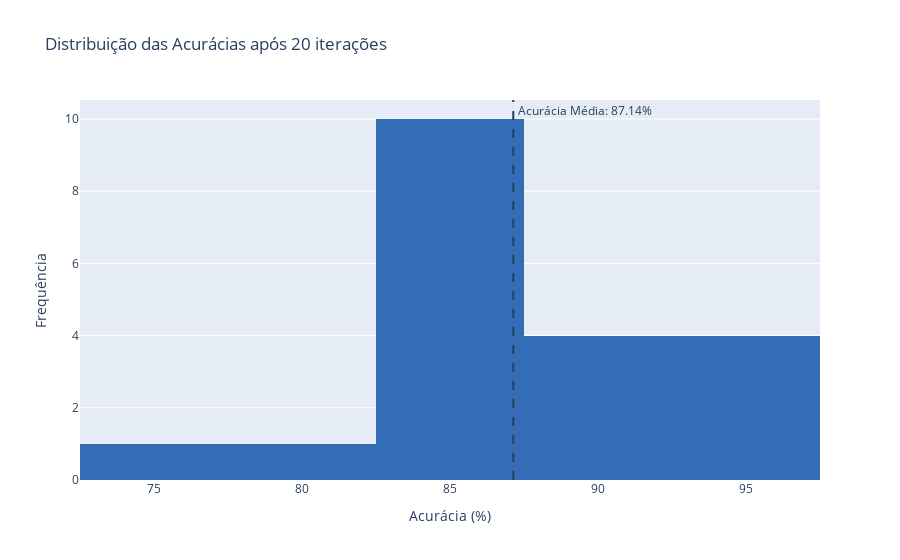

Notebook code cell kept with this figure:
### Code cell
plot_accuracies(tree_res, export=True, filename='tree_acc', path='../figs/metrics')

### Figure 1 — Plotly figure (JSON) as saved in the notebook; plotly's stock layout.template omitted (floating-point values rounded to 4 significant figures)
{"data": [{"marker": {"color": "#346CB5"}, "nbinsx": 5, "type": "histogram", "x": [95.31, 93.75, 75, 89.06, 92.19, 84.38, 84.38, 93.75, 84.13, 80.95, 84.13, 88.89, 87.3, 87.3, 85.71, 87.3, 88.89, 93.65, 82.54, 84.13]}], "layout": {"annotations": [{"showarrow": false, "text": " Acurácia Média: 87.14%", "x": 87.14, "xanchor": "left", "xref": "x", "y": 1, "yanchor": "top", "yref": "y domain"}], "autosize": true, "shapes": [{"line": {"dash": "dash"}, "type": "line", "x0": 87.14, "x1": 87.14, "xref": "x", "y0": 0, "y1": 1, "yref": "y domain"}], "title": {"text": "Distribuição das Acurácias após 20 iterações"}, "xaxis": {"autorange": true, "range": [72.5, 97.5], "showspikes": false, "title": {"text": "Acurácia (%)"}, "type": "linear"}, "yaxis": {"autorange": true, "range": [0, 10.53], "showspikes": false, "title": {"text": "Frequência"}}}}
